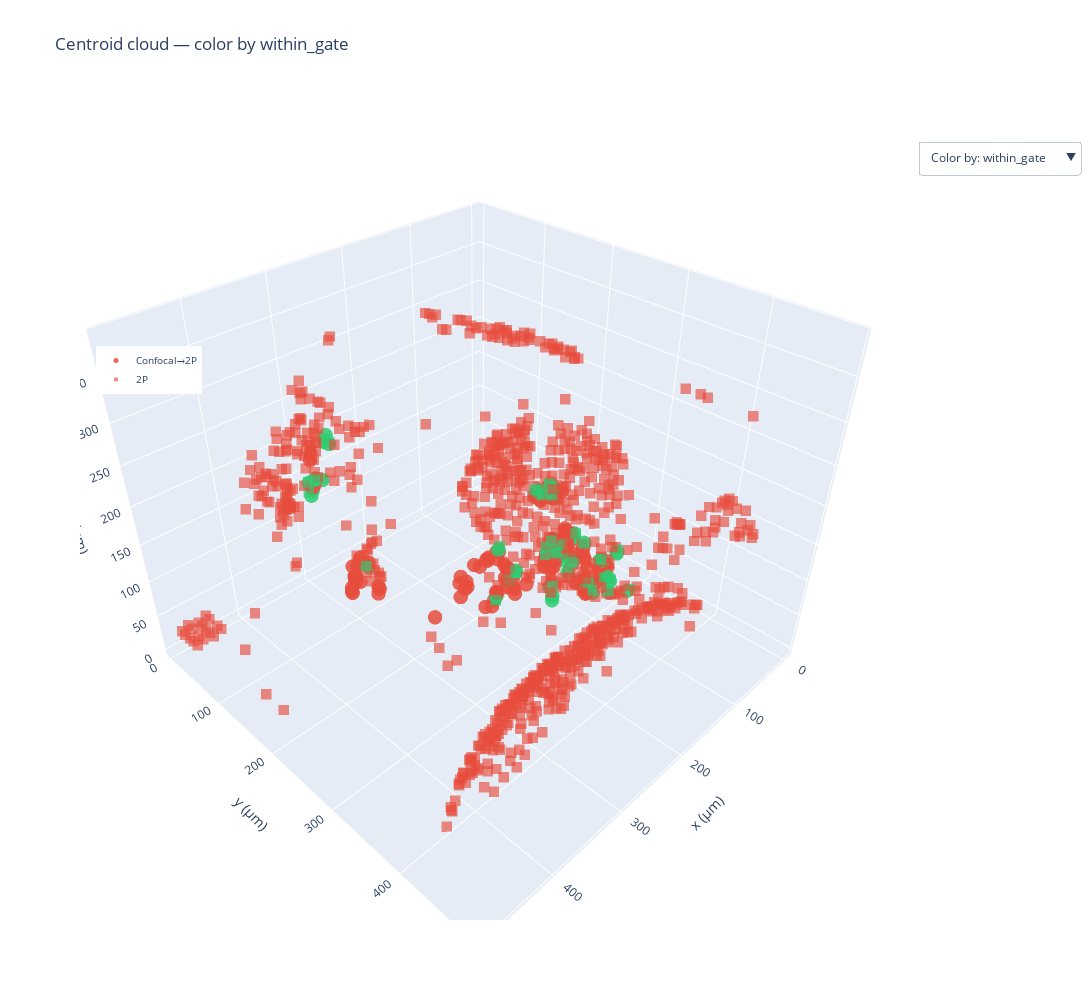

The notebook cell this image was saved under:
### Code cell
import plotly.graph_objects as go

def _build_centroid_table():
    conf_df = df_conf[['label', 'z', 'y', 'x']].copy()
    conf_df['source'] = 'Confocal→2P'
    conf_df['z_um'] = P_conf_in_2p_um[:, 0]
    conf_df['y_um'] = P_conf_in_2p_um[:, 1]
    conf_df['x_um'] = P_conf_in_2p_um[:, 2]

    twoP_df = df_2p[['label', 'z', 'y', 'x']].copy()
    twoP_df['source'] = '2P'
    twoP_df['z_um'] = P_2p_um[:, 0]
    twoP_df['y_um'] = P_2p_um[:, 1]
    twoP_df['x_um'] = P_2p_um[:, 2]

    conf_lookup = matches.set_index('conf_label')
    conf_df['distance_um'] = conf_df['label'].map(conf_lookup['distance_um'])
    conf_df['within_gate'] = conf_df['label'].map(conf_lookup['within_gate'])
    conf_df['matched_twoP_label'] = conf_df['label'].map(conf_lookup['twoP_label'])

    twoP_lookup = (
        matches.sort_values('distance_um')
               .drop_duplicates('twoP_label', keep='first')
               .set_index('twoP_label')
    )
    twoP_df['distance_um'] = twoP_df['label'].map(twoP_lookup['distance_um'])
    twoP_df['within_gate'] = twoP_df['label'].map(twoP_lookup['within_gate'])
    twoP_df['matched_conf_label'] = twoP_df['label'].map(twoP_lookup['conf_label'])

    centroids = pd.concat([conf_df, twoP_df], ignore_index=True)
    centroids['within_gate'] = centroids['within_gate'].fillna(False)
    centroids['distance_um'] = centroids['distance_um'].astype(float)
    return centroids

centroids = _build_centroid_table()

def _scatter_traces(metric):
    traces = []
    for source, symbol in [('Confocal→2P', 'circle'), ('2P', 'square')]:
        df = centroids[centroids['source'] == source]
        marker = dict(
            size=5.0 if source == 'Confocal→2P' else 3.8,
            symbol=symbol,
            opacity=0.85 if source == 'Confocal→2P' else 0.65,
        )

        showscale = False
        colorbar = None

        if metric == 'within_gate':
            marker['color'] = ['#2ecc71' if flag else '#e74c3c'
                               for flag in df['within_gate']]
        elif metric == 'source':
            marker['color'] = ['#1f77b4' if source == 'Confocal→2P' else '#ff7f0e'] * len(df)
        elif metric == 'distance_um':
            clipped = np.clip(df['distance_um'].fillna(0).to_numpy(), 0, 10)
            marker['color'] = clipped.tolist()
            marker['colorscale'] = 'Viridis'
            marker['cmin'] = 0
            marker['cmax'] = 10
            showscale = True
            colorbar = dict(title='distance (µm)', tickvals=[0, 2, 4, 6, 8, 10])
        elif metric == 'z_um':
            marker['color'] = df['z_um'].tolist()
            marker['colorscale'] = 'Plasma'
            showscale = True
            colorbar = dict(title='z (µm)')
        else:
            marker['color'] = df[metric].tolist()
            marker['colorscale'] = 'Viridis'
            showscale = True
            colorbar = dict(title=metric)

        marker['showscale'] = showscale and source == 'Confocal→2P'
        if colorbar and source == 'Confocal→2P':
            marker['colorbar'] = colorbar

        partner = (
            df['matched_twoP_label'].fillna(df['matched_conf_label'])
            if 'matched_twoP_label' in df
            else df['matched_conf_label']
        ).fillna(-1).astype(int).to_numpy()

        custom = np.stack([
            df['source'].to_numpy(),
            df['label'].to_numpy(),
            df['distance_um'].fillna(-1.0).to_numpy(),
            partner,
        ], axis=1)

        traces.append(go.Scatter3d(
            x=df['x_um'],
            y=df['y_um'],
            z=df['z_um'],
            mode='markers',
            marker=marker,
            customdata=custom,
            hovertemplate=(
                "source: %{customdata[0]}<br>"
                "label: %{customdata[1]}<br>"
                "x,y,z (µm): %{x:.2f}, %{y:.2f}, %{z:.2f}<br>"
                "distance (µm): %{customdata[2]:.2f}<br>"
                "matched label: %{customdata[3]}<extra></extra>"
            ),
            name=source,
        ))
    return traces

# Build traces for each metric (objects, not JSON)
all_traces = []
trace_index = {}
metrics = ['within_gate', 'distance_um', 'z_um', 'source']

for metric in metrics:
    tr_pair = _scatter_traces(metric)
    idx0 = len(all_traces)
    all_traces.extend(tr_pair)
    trace_index[metric] = [idx0, idx0 + 1]

visible = [False] * len(all_traces)
for i in trace_index[metrics[0]]:
    visible[i] = True
for i, tr in enumerate(all_traces):
    tr.visible = visible[i]

fig = go.Figure(data=all_traces)

buttons = []
for metric in metrics:
    vis = [False] * len(all_traces)
    for i in trace_index[metric]:
        vis[i] = True
    buttons.append(dict(
        label=f"Color by: {metric}",
        method="update",
        args=[
            {"visible": vis},
            {"title": f"Centroid cloud — color by {metric}"},
        ],
    ))

fig.update_layout(
    width=1500,
    height=1000,
    title=f"Centroid cloud — color by {metrics[0]}",
    scene=dict(
        xaxis_title="x (µm)",
        yaxis_title="y (µm)",
        zaxis_title="z (µm)",
        aspectmode="data",
    ),
    legend=dict(x=0.02, y=0.70, font=dict(size=10)),
    updatemenus=[dict(
        type="dropdown",
        direction="down",
        x=1.05,
        y=0.95,
        showactive=True,
        xanchor="left",
        yanchor="top",
        buttons=buttons,
    )],
)

fig.show()

### Figure 1 — Plotly figure (JSON) as saved in the notebook; plotly's stock layout.template omitted (floating-point values rounded to 4 significant figures; data arrays with more than 128 entries replaced by an {"elided": "..."} marker saying what was removed)
{"data": [{"customdata": {"elided": "184x4 mixed values"}, "hovertemplate": "source: %{customdata[0]}<br>label: %{customdata[1]}<br>x,y,z (µm): %{x:.2f}, %{y:.2f}, %{z:.2f}<br>distance (µm): %{customdata[2]:.2f}<br>matched label: %{customdata[3]}<extra></extra>", "marker": {"color": {"elided": "184 str values"}, "opacity": 0.85, "showscale": false, "size": 5, "symbol": "circle"}, "mode": "markers", "name": "Confocal→2P", "type": "scatter3d", "visible": true, "x": {"elided": "184 float values"}, "y": {"elided": "184 float values"}, "z": {"elided": "184 float values"}}, {"customdata": {"elided": "939x4 mixed values"}, "hovertemplate": "source: %{customdata[0]}<br>label: %{customdata[1]}<br>x,y,z (µm): %{x:.2f}, %{y:.2f}, %{z:.2f}<br>distance (µm): %{customdata[2]:.2f}<br>matched label: %{customdata[3]}<extra></extra>", "marker": {"color": {"elided": "939 str values"}, "opacity": 0.65, "showscale": false, "size": 3.8, "symbol": "square"}, "mode": "markers", "name": "2P", "type": "scatter3d", "visible": true, "x": {"elided": "939 float values"}, "y": {"elided": "939 float values"}, "z": {"elided": "939 float values"}}, {"customdata": {"elided": "184x4 mixed values"}, "hovertemplate": "source: %{customdata[0]}<br>label: %{customdata[1]}<br>x,y,z (µm): %{x:.2f}, %{y:.2f}, %{z:.2f}<br>distance (µm): %{customdata[2]:.2f}<br>matched label: %{customdata[3]}<extra></extra>", "marker": {"cmax": 10, "cmin": 0, "color": {"elided": "184 float values"}, "colorbar": {"tickvals": [0, 2, 4, 6, 8, 10], "title": {"text": "distance (µm)"}}, "colorscale": [[0, "#440154"], [0.1111, "#482878"], [0.2222, "#3e4989"], [0.3333, "#31688e"], [0.4444, "#26828e"], [0.5556, "#1f9e89"], [0.6667, "#35b779"], [0.7778, "#6ece58"], [0.8889, "#b5de2b"], [1, "#fde725"]], "opacity": 0.85, "showscale": true, "size": 5, "symbol": "circle"}, "mode": "markers", "name": "Confocal→2P", "type": "scatter3d", "visible": false, "x": {"elided": "184 float values"}, "y": {"elided": "184 float values"}, "z": {"elided": "184 float values"}}, {"customdata": {"elided": "939x4 mixed values"}, "hovertemplate": "source: %{customdata[0]}<br>label: %{customdata[1]}<br>x,y,z (µm): %{x:.2f}, %{y:.2f}, %{z:.2f}<br>distance (µm): %{customdata[2]:.2f}<br>matched label: %{customdata[3]}<extra></extra>", "marker": {"cmax": 10, "cmin": 0, "color": {"elided": "939 float values"}, "colorscale": [[0, "#440154"], [0.1111, "#482878"], [0.2222, "#3e4989"], [0.3333, "#31688e"], [0.4444, "#26828e"], [0.5556, "#1f9e89"], [0.6667, "#35b779"], [0.7778, "#6ece58"], [0.8889, "#b5de2b"], [1, "#fde725"]], "opacity": 0.65, "showscale": false, "size": 3.8, "symbol": "square"}, "mode": "markers", "name": "2P", "type": "scatter3d", "visible": false, "x": {"elided": "939 float values"}, "y": {"elided": "939 float values"}, "z": {"elided": "939 float values"}}, {"customdata": {"elided": "184x4 mixed values"}, "hovertemplate": "source: %{customdata[0]}<br>label: %{customdata[1]}<br>x,y,z (µm): %{x:.2f}, %{y:.2f}, %{z:.2f}<br>distance (µm): %{customdata[2]:.2f}<br>matched label: %{customdata[3]}<extra></extra>", "marker": {"color": {"elided": "184 float values"}, "colorbar": {"title": {"text": "z (µm)"}}, "colorscale": [[0, "#0d0887"], [0.1111, "#46039f"], [0.2222, "#7201a8"], [0.3333, "#9c179e"], [0.4444, "#bd3786"], [0.5556, "#d8576b"], [0.6667, "#ed7953"], [0.7778, "#fb9f3a"], [0.8889, "#fdca26"], [1, "#f0f921"]], "opacity": 0.85, "showscale": true, "size": 5, "symbol": "circle"}, "mode": "markers", "name": "Confocal→2P", "type": "scatter3d", "visible": false, "x": {"elided": "184 float values"}, "y": {"elided": "184 float values"}, "z": {"elided": "184 float values"}}, {"customdata": {"elided": "939x4 mixed values"}, "hovertemplate": "source: %{customdata[0]}<br>label: %{customdata[1]}<br>x,y,z (µm): %{x:.2f}, %{y:.2f}, %{z:.2f}<br>distance (µm): %{customdata[2]:.2f}<br>matched label: %{customdata[3]}<extra></extra>", "marker": {"color": {"elided": "939 float values"}, "colorscale": [[0, "#0d0887"], [0.1111, "#46039f"], [0.2222, "#7201a8"], [0.3333, "#9c179e"], [0.4444, "#bd3786"], [0.5556, "#d8576b"], [0.6667, "#ed7953"], [0.7778, "#fb9f3a"], [0.8889, "#fdca26"], [1, "#f0f921"]], "opacity": 0.65, "showscale": false, "size": 3.8, "symbol": "square"}, "mode": "markers", "name": "2P", "type": "scatter3d", "visible": false, "x": {"elided": "939 float values"}, "y": {"elided": "939 float values"}, "z": {"elided": "939 float values"}}, {"customdata": {"elided": "184x4 mixed values"}, "hovertemplate": "source: %{customdata[0]}<br>label: %{customdata[1]}<br>x,y,z (µm): %{x:.2f}, %{y:.2f}, %{z:.2f}<br>distance (µm): %{customdata[2]:.2f}<br>matched label: %{customdata[3]}<extra></extra>", "marker": {"color": {"elided": "184 str values"}, "opacity": 0.85, "showscale": false, "size": 5, "symbol": "circle"}, "mode": "markers", "name": "Confocal→2P", "type": "scatter3d", "visible": false, "x": {"elided": "184 float values"}, "y": {"elided": "184 float values"}, "z": {"elided": "184 float values"}}, {"customdata": {"elided": "939x4 mixed values"}, "hovertemplate": "source: %{customdata[0]}<br>label: %{customdata[1]}<br>x,y,z (µm): %{x:.2f}, %{y:.2f}, %{z:.2f}<br>distance (µm): %{customdata[2]:.2f}<br>matched label: %{customdata[3]}<extra></extra>", "marker": {"color": {"elided": "939 str values"}, "opacity": 0.65, "showscale": false, "size": 3.8, "symbol": "square"}, "mode": "markers", "name": "2P", "type": "scatter3d", "visible": false, "x": {"elided": "939 float values"}, "y": {"elided": "939 float values"}, "z": {"elided": "939 float values"}}], "layout": {"height": 1000, "legend": {"font": {"size": 10}, "x": 0.02, "y": 0.7}, "scene": {"aspectmode": "data", "xaxis": {"title": {"text": "x (µm)"}}, "yaxis": {"title": {"text": "y (µm)"}}, "zaxis": {"title": {"text": "z (µm)"}}}, "title": {"text": "Centroid cloud — color by within_gate"}, "updatemenus": [{"buttons": [{"args": [{"visible": [true, true, false, false, false, false, false, false]}, {"title": "Centroid cloud — color by within_gate"}], "label": "Color by: within_gate", "method": "update"}, {"args": [{"visible": [false, false, true, true, false, false, false, false]}, {"title": "Centroid cloud — color by distance_um"}], "label": "Color by: distance_um", "method": "update"}, {"args": [{"visible": [false, false, false, false, true, true, false, false]}, {"title": "Centroid cloud — color by z_um"}], "label": "Color by: z_um", "method": "update"}, {"args": [{"visible": [false, false, false, false, false, false, true, true]}, {"title": "Centroid cloud — color by source"}], "label": "Color by: source", "method": "update"}], "direction": "down", "showactive": true, "type": "dropdown", "x": 1.05, "xanchor": "left", "y": 0.95, "yanchor": "top"}], "width": 1500}}
